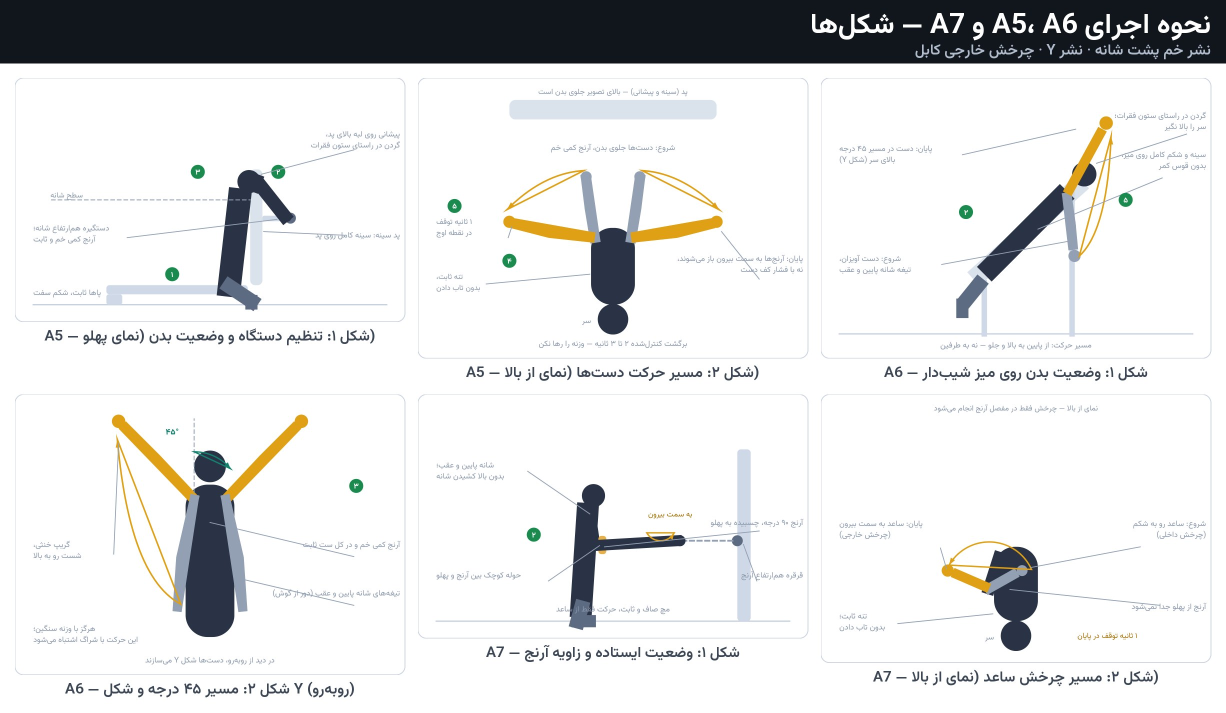
#> input picture shoulder-program/figures-sheet-a5-a6-a7.jpg, 2452 x 1426 px (shown at 1/2 size)
$ python build_standalone.py
#> lines starting #> are read from the running program, lines starting #| are printed output that depends on the picture
#!/usr/bin/env python3
# -*- coding: utf-8 -*-
"""
سازنده فایل HTML خودبسنده راهنمای A5/A6/A7 + نسخه سبک تصویر.

خروجی‌ها:
    figures-a5-a6-a7.html             یک فایل، بدون وابستگی بیرونی (فونت و شکل‌ها درون فایل)
    figures-sheet-a5-a6-a7-small.jpg  نسخه سبک برگه تصویری برای پیام‌رسان‌ها

اجرا بعد از build_sheet.py.
"""
import base64
import html
import os

from PIL import Image

from figures import FIGURES
from content_a567 import EXERCISES

HERE = os.path.dirname(os.path.abspath(__file__))
OUT_HTML = os.path.join(HERE, "figures-a5-a6-a7.html")
SHEET = os.path.join(HERE, "figures-sheet-a5-a6-a7.jpg")
OUT_SMALL = os.path.join(HERE, "figures-sheet-a5-a6-a7-small.jpg")


def b64(path):
    with open(path, "rb") as fh:
        return base64.b64encode(fh.read()).decode()


def build():
    if os.path.exists(SHEET):
        im = Image.open(SHEET)
#> im is the input picture: PIL image 2452x1426 RGB; mean R, G, B 224.4, 225.1, 225.3
        small = im.resize((1100, int(im.height * 1100 / im.width)), Image.LANCZOS)
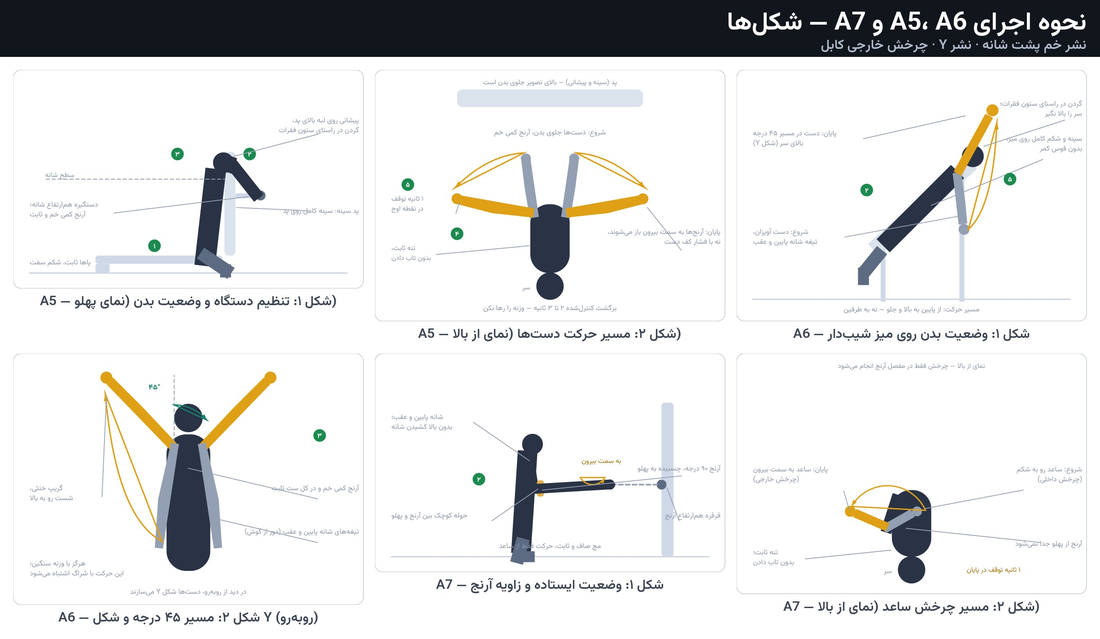
#> small: PIL image 1100x639 RGB; mean R, G, B 224.3, 224.9, 225.1
        small.save(OUT_SMALL, quality=82, optimize=True, progressive=True)
        print("ساخته شد:", OUT_SMALL, small.size,
              round(os.path.getsize(OUT_SMALL) / 1024, 1), "KB")
#| ساخته شد: shoulder-program/figures-sheet-a5-a6-a7-small.jpg (1100, 639) 69.4 KB

    fonts = {w: b64(os.path.join(HERE, "fonts", "vazirmatn-arabic-%d-normal.woff2" % w))
             for w in (400, 600, 700, 800)}
    face = "\n".join(
        "@font-face{font-family:'Vazirmatn';font-style:normal;font-weight:%d;"
        "font-display:swap;src:url(data:font/woff2;base64,%s) format('woff2');}" % (w, d)
        for w, d in fonts.items())

    def ex_block(ex):
        figs = "\n".join(
            '<figure class="plate">%s<figcaption>%s</figcaption></figure>'
            % (FIGURES[k]().to_svg(label=c), html.escape(c)) for k, c in ex["figures"])
        steps = "\n".join("<li>%s</li>" % html.escape(s) for s in ex["steps"])
        cues = "\n".join("<li>%s</li>" % html.escape(c) for c in ex["cues"])
        miss = "\n".join("<li>%s</li>" % html.escape(m) for m in ex["mistakes"])
        return """
<section>
  <h2><span class="code">%s</span> %s <span class="en">%s</span></h2>
  <p class="meta">%s | %s</p>
  <div class="figs">%s</div>
  <p class="h3">کدام نسخه؟</p><p class="meta">%s</p>
  <p class="h3">مراحل اجرا</p><ol class="steps">%s</ol>
  <div class="two">
    <div><p class="h3 ok">نکات کلیدی</p><ul class="do">%s</ul></div>
    <div><p class="h3 bad">اشتباهات رایج</p><ul class="dont">%s</ul></div>
  </div>
  <p class="check"><b>خودآزمایی بعد از ست:</b> %s</p>
</section>""" % (html.escape(ex["code"]), html.escape(ex["title"]), html.escape(ex["en"]),
                html.escape(ex["role"]), " · ".join(ex["specs"]), figs,
                "؛ ".join(ex["variants"]), steps, cues, miss, html.escape(ex["check"]))

    page = """<!DOCTYPE html>
<html lang="fa" dir="rtl"><head><meta charset="utf-8">
<meta name="viewport" content="width=device-width, initial-scale=1">
<title>راهنمای تصویری A5، A6 و A7 — فایل خودبسنده</title>
<style>
%s
:root{--ink:#11151c;--dim:#4a5464;--line:#d3dae5;--amber:#9a6200;--amberbg:#fdf4e3;
--teal:#0c6f60;--tealbg:#e9f7f4;--rose:#a83535}
*{box-sizing:border-box}
body{margin:0;background:#f2f5f9;color:var(--ink);font-family:'Vazirmatn',system-ui,Tahoma,sans-serif;
line-height:1.95;font-size:16px}
.wrap{max-width:1050px;margin:0 auto;padding:0 16px 60px}
header{background:#11151c;color:#fff;padding:26px 16px;margin:0 -16px 24px}
header h1{margin:0 0 6px;font-size:1.5rem}
header p{margin:0;color:#aeb9c9;font-size:.9rem}
section{background:#fff;border:1px solid var(--line);border-radius:16px;padding:18px;margin-bottom:22px}
h2{font-size:1.15rem;margin:0 0 6px}
.code{display:inline-block;background:var(--amberbg);color:var(--amber);border:1px solid #e8d4a8;
border-radius:9px;padding:1px 10px;margin-left:6px;font-size:.9rem}
.en{font-size:.75em;color:#7b8798;direction:ltr;display:inline-block}
.meta{color:var(--dim);font-size:.88rem;margin:2px 0 12px}
.figs{display:grid;gap:12px;margin:12px 0}
@media(min-width:800px){.figs{grid-template-columns:1fr 1fr}}
.plate{margin:0;border:1px solid var(--line);border-radius:12px;padding:8px;background:#fff}
.plate svg{width:100%%;height:auto;display:block;border-radius:8px}
.plate figcaption{font-size:.78rem;color:#5b6675;text-align:center;margin-top:6px;font-weight:600}
.h3{font-weight:700;margin:14px 0 4px;font-size:.95rem}
.h3.ok{color:#187642} .h3.bad{color:var(--rose)}
ol.steps{margin:0;padding-right:20px} ol.steps li{margin-bottom:8px;color:#39404e;font-size:.92rem}
ul{margin:0;padding-right:18px} ul li{margin-bottom:7px;color:#39404e;font-size:.92rem}
.two{display:grid;gap:14px} @media(min-width:800px){.two{grid-template-columns:1fr 1fr}}
.check{background:var(--tealbg);border:1px solid #cbe9e3;border-radius:12px;padding:10px 12px;
font-size:.9rem;color:#124a41;margin:14px 0 0}
footer{color:#5b6675;font-size:.82rem;border-top:1px solid var(--line);padding-top:16px}
</style></head><body>
<div class="wrap">
<header>
  <h1>نحوه اجرای A5، A6 و A7 — راهنمای تصویری</h1>
  <p>نشر خم پشت شانه · نشر Y · چرخش خارجی کابل — این فایل خودبسنده است (فونت و شکل‌ها درون خودش) و همه‌جا باز می‌شود.</p>
</header>
%s
<footer>قوانین مشترک: تمپو ۱ ثانیه بالا · ۱ ثانیه توقف اوج · ۲ تا ۳ ثانیه پایین · آرنج با زاویه ثابت ·
دامنه تا مرز بدون درد · در صورت درد تیز، ست را تمام کن. شکل‌ها شماتیک‌اند و جایگزین آموزش حضوری نیستند.</footer>
</div></body></html>""" % (face, "".join(ex_block(e) for e in EXERCISES))

    with open(OUT_HTML, "w", encoding="utf-8") as fh:
        fh.write(page)
    print("ساخته شد:", OUT_HTML, round(len(page) / 1024, 1), "KB")


if __name__ == "__main__":
#> (the run stopped early here; a loop or call above may not have finished)
